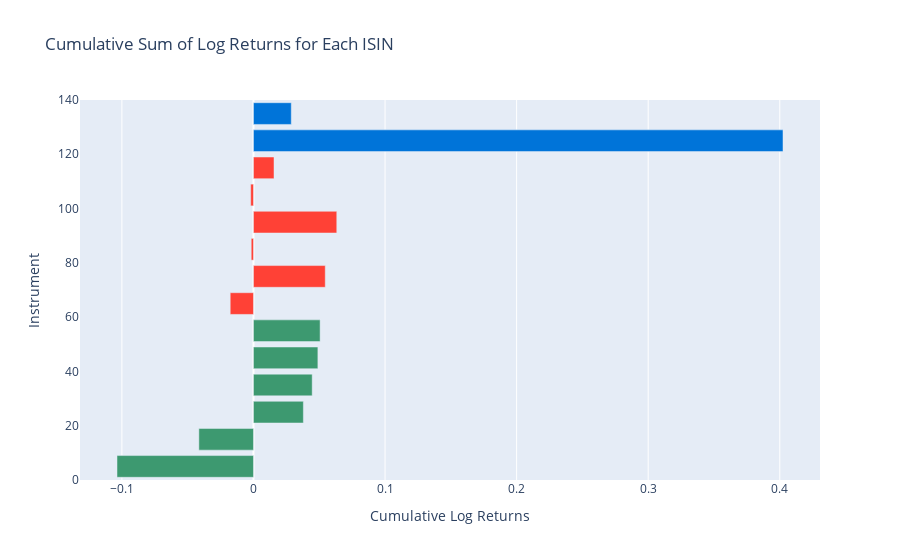

Source (notebook cell):
### Code cell
# Calculate the cumulative sum of logret values for each ISIN
cumulative_logret = logret.rename(columns=fund_names).sum()
cumulative_logret = cumulative_logret.loc[y_axis_labels[::-1]]
cumulative_logret = cumulative_logret.rename(index=labels_to_values)

# Create a horizontal bar chart with custom marker colors
fig_cumulative_logret = px.bar(
    cumulative_logret,
    x=cumulative_logret.values,
    y=cumulative_logret.index,
    orientation='h',
    labels={'x': 'Cumulative Log Returns', 'y': 'ISIN'},
    title='Cumulative Sum of Log Returns for Each ISIN'
)

# Update the marker colors based on tickval_color_dict
for bar in fig_cumulative_logret.data:
    bar.marker.color = [tickval_color_dict[val] for val in bar.y]

# Show the plot
fig_cumulative_logret.show()

### Figure 1 — Plotly figure (JSON) as saved in the notebook; plotly's stock layout.template omitted (floating-point values rounded to 4 significant figures)
{"data": [{"alignmentgroup": "True", "hovertemplate": "Cumulative Log Returns=%{x}<br>Instrument=%{y}<extra></extra>", "legendgroup": "", "marker": {"color": ["rgb(0,116,217)", "rgb(0,116,217)", "rgb(255,65,54)", "rgb(255,65,54)", "rgb(255,65,54)", "rgb(255,65,54)", "rgb(255,65,54)", "rgb(255,65,54)", "rgb(61,153,112)", "rgb(61,153,112)", "rgb(61,153,112)", "rgb(61,153,112)", "rgb(61,153,112)", "rgb(61,153,112)"], "pattern": {"shape": ""}}, "name": "", "offsetgroup": "", "orientation": "h", "showlegend": false, "textposition": "auto", "type": "bar", "x": [0.02873, 0.4024, 0.01562, -0.002105, 0.06331, -0.001709, 0.05456, -0.01767, 0.05065, 0.04895, 0.04463, 0.03792, -0.0415, -0.1037], "xaxis": "x", "y": [135, 125, 115, 105, 95, 85, 75, 65, 55, 45, 35, 25, 15, 5], "yaxis": "y"}], "layout": {"barmode": "relative", "legend": {"tracegroupgap": 0}, "title": {"text": "Cumulative Sum of Log Returns for Each ISIN"}, "xaxis": {"anchor": "y", "domain": [0, 1], "title": {"text": "Cumulative Log Returns"}}, "yaxis": {"anchor": "x", "domain": [0, 1], "title": {"text": "Instrument"}}}}
